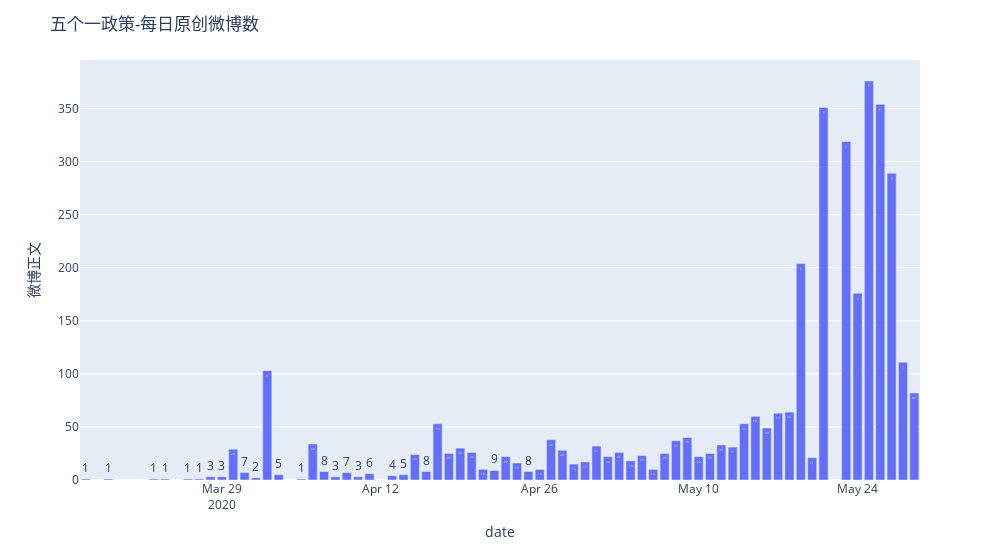

Notebook code cell kept with this figure:
### Code cell
data = df.groupby('date').agg({'微博正文' : 'count', '转发数':'sum'})[['微博正文','转发数']].reset_index()
data['平均转发数'] = data['转发数']/data['微博正文']
fig = px.bar(data_frame=data, y='微博正文',x='date',text='微博正文')
fig.update_layout(width=1000, title = '五个一政策-每日原创微博数')
fig.show()

### Figure 1 — Plotly figure (JSON) as saved in the notebook; plotly's stock layout.template omitted (floating-point values rounded to 4 significant figures)
{"data": [{"alignmentgroup": "True", "hovertemplate": "date=%{x}<br>微博正文=%{text}<extra></extra>", "legendgroup": "", "marker": {"color": "#636efa"}, "name": "", "offsetgroup": "", "orientation": "v", "showlegend": false, "text": [1, 1, 1, 1, 1, 1, 3, 3, 29, 7, 2, 103, 5, 1, 34, 8, 3, 7, 3, 6, 4, 5, 24, 8, 53, 25, 30, 26, 10, 9, 22, 16, 8, 10, 38, 28, 15, 17, 32, 22, 26, 18, 23, 10, 25, 37, 40, 22, 25, 33, 31, 53, 60, 49, 63, 64, 204, 21, 351, 319, 176, 376, 354, 289, 111, 82], "textposition": "auto", "type": "bar", "x": ["2020-03-17T00:00:00", "2020-03-19T00:00:00", "2020-03-23T00:00:00", "2020-03-24T00:00:00", "2020-03-26T00:00:00", "2020-03-27T00:00:00", "2020-03-28T00:00:00", "2020-03-29T00:00:00", "2020-03-30T00:00:00", "2020-03-31T00:00:00", "2020-04-01T00:00:00", "2020-04-02T00:00:00", "2020-04-03T00:00:00", "2020-04-05T00:00:00", "2020-04-06T00:00:00", "2020-04-07T00:00:00", "2020-04-08T00:00:00", "2020-04-09T00:00:00", "2020-04-10T00:00:00", "2020-04-11T00:00:00", "2020-04-13T00:00:00", "2020-04-14T00:00:00", "2020-04-15T00:00:00", "2020-04-16T00:00:00", "2020-04-17T00:00:00", "2020-04-18T00:00:00", "2020-04-19T00:00:00", "2020-04-20T00:00:00", "2020-04-21T00:00:00", "2020-04-22T00:00:00", "2020-04-23T00:00:00", "2020-04-24T00:00:00", "2020-04-25T00:00:00", "2020-04-26T00:00:00", "2020-04-27T00:00:00", "2020-04-28T00:00:00", "2020-04-29T00:00:00", "2020-04-30T00:00:00", "2020-05-01T00:00:00", "2020-05-02T00:00:00", "2020-05-03T00:00:00", "2020-05-04T00:00:00", "2020-05-05T00:00:00", "2020-05-06T00:00:00", "2020-05-07T00:00:00", "2020-05-08T00:00:00", "2020-05-09T00:00:00", "2020-05-10T00:00:00", "2020-05-11T00:00:00", "2020-05-12T00:00:00", "2020-05-13T00:00:00", "2020-05-14T00:00:00", "2020-05-15T00:00:00", "2020-05-16T00:00:00", "2020-05-17T00:00:00", "2020-05-18T00:00:00", "2020-05-19T00:00:00", "2020-05-20T00:00:00", "2020-05-21T00:00:00", "2020-05-23T00:00:00", "2020-05-24T00:00:00", "2020-05-25T00:00:00", "2020-05-26T00:00:00", "2020-05-27T00:00:00", "2020-05-28T00:00:00", "2020-05-29T00:00:00"], "xaxis": "x", "y": [1, 1, 1, 1, 1, 1, 3, 3, 29, 7, 2, 103, 5, 1, 34, 8, 3, 7, 3, 6, 4, 5, 24, 8, 53, 25, 30, 26, 10, 9, 22, 16, 8, 10, 38, 28, 15, 17, 32, 22, 26, 18, 23, 10, 25, 37, 40, 22, 25, 33, 31, 53, 60, 49, 63, 64, 204, 21, 351, 319, 176, 376, 354, 289, 111, 82], "yaxis": "y"}], "layout": {"barmode": "relative", "legend": {"tracegroupgap": 0}, "margin": {"t": 60}, "title": {"text": "五个一政策-每日原创微博数"}, "width": 1000, "xaxis": {"anchor": "y", "domain": [0, 1], "title": {"text": "date"}}, "yaxis": {"anchor": "x", "domain": [0, 1], "title": {"text": "微博正文"}}}}
